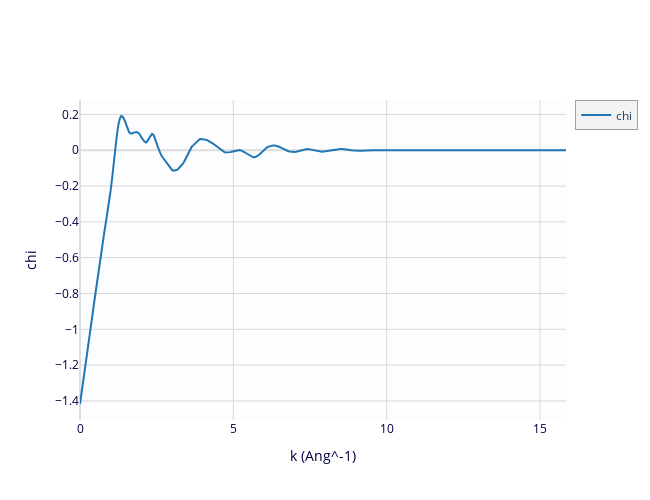

Notebook cell for this chart:
### Markdown cell above
We'll also want to plot $\chi(k)$.  Note that, at this writing, using latex strings with Plotly in Jupyter is not working..

### Code cell
from larch.xafs import autobk
autobk(fe2o3, rbkg=0.85, kweight=2)

plot(fe2o3.k, fe2o3.chi, xlabel='k (Ang^-1)', ylabel='chi', label='chi')

### Figure 1 — Plotly figure (JSON) as saved in the notebook; plotly's stock layout.template omitted (floating-point values rounded to 4 significant figures; data arrays with more than 128 entries replaced by an {"elided": "..."} marker saying what was removed)
{"data": [{"line": {"color": "#1f77b4", "width": 2}, "name": "chi", "type": "scatter", "uid": "2788fb2e-a8b1-4bd5-be41-3408c482f81e", "x": {"elided": "318 float values"}, "y": {"elided": "318 float values"}}], "layout": {"height": 500, "hovermode": "closest", "legend": {"bgcolor": "#F2F2F2", "borderwidth": 0.5}, "plot_bgcolor": "#FDFDFF", "showlegend": true, "title": {}, "width": 650, "xaxis": {"autorange": true, "color": "#004", "gridcolor": "#D8D8D8", "range": [0, 15.85], "showgrid": true, "title": {"text": "k (Ang^-1)"}, "type": "linear", "zerolinecolor": "#DDD"}, "yaxis": {"autorange": true, "color": "#004", "gridcolor": "#D8D8D8", "range": [-1.507, 0.2806], "showgrid": true, "title": {"text": "chi"}, "type": "linear", "zerolinecolor": "#DDD"}}}
